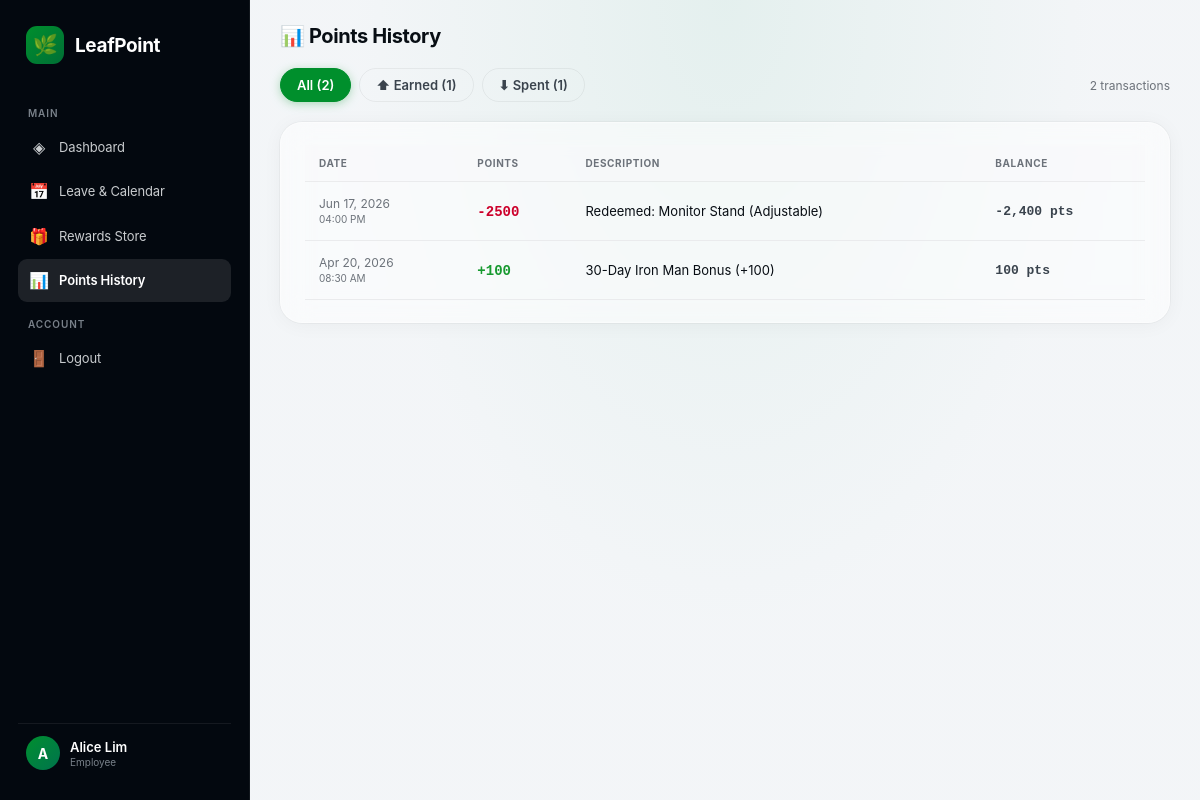
The page /Employee/points_history.php (signed in) on the database its author committed.
### tables this page shows
CREATE TABLE `point_transactions` (
    `id` INT AUTO_INCREMENT PRIMARY KEY,
    `user_id` INT NOT NULL,
    `amount` INT NOT NULL,
    `description` VARCHAR(255) NOT NULL,
    `created_at` TIMESTAMP DEFAULT CURRENT_TIMESTAMP,
    FOREIGN KEY (`user_id`) REFERENCES `users`(`id`) ON DELETE CASCADE
);

### Employee/points_history.php (the view, shortened to what this page needs)
<?php
require_once '../db.php';
$user_id = $_SESSION['user_id'];
$filter = $_GET['filter'] ?? 'all';
$sql = "SELECT * FROM point_transactions WHERE user_id = ?";
$params = [$user_id];
$sql .= " ORDER BY created_at DESC";
$stmt = $pdo->prepare($sql);
$stmt->execute($params);
$transactions = $stmt->fetchAll();
$balance = 0;
$running = [];
foreach (array_reverse($transactions) as $t) {
    $balance += $t['amount'];
    $running[$t['id']] = $balance;
}
$earned_count = 0;
$spent_count = 0;
foreach ($transactions as $t) {
    if ($t['amount'] > 0) $earned_count++;
    else $spent_count++;
}
?>
<!doctype html>
<html lang="en">
<head>
</head>
<body>
  <div class="app">
    <?php include 'employee_sidebar.php'; ?>
    <main class="main">
      <div class="main-inner">
        <header class="topbar">
          <span class="title">📊 Points History</span>
        </header>
        <div class="filter-row">
          <a href="?filter=all" class="filter-chip <?= $filter === 'all' ? 'active' : '' ?>">All (<?= $earned_count + $spent_count ?>)</a>
          <a href="?filter=earned" class="filter-chip <?= $filter === 'earned' ? 'active' : '' ?>">⬆ Earned (<?= $earned_count ?>)</a>
          <a href="?filter=spent" class="filter-chip <?= $filter === 'spent' ? 'active' : '' ?>">⬇ Spent (<?= $spent_count ?>)</a>
          <span style="margin-left:auto;font-size:12px;color:var(--muted);"><?= count($transactions) ?> transaction<?= count($transactions) !== 1 ? 's' : '' ?></span>
        </div>
        <div class="card">
          <?php if (count($transactions) > 0): ?>
          <div class="table-wrap">
            <table>
              <thead>
                <tr>
                  <th>Date</th>
                  <th>Points</th>
                  <th>Description</th>
                  <th>Balance</th>
                </tr>
              </thead>
              <tbody>
                <?php foreach ($transactions as $t): ?>
                <tr>
                  <td class="date-col"><?= date('M d, Y', strtotime($t['created_at'])) ?><br><span style="font-size:10px;"><?= date('h:i A', strtotime($t['created_at'])) ?></span></td>
                  <td>
                    <span class="amount <?= $t['amount'] >= 0 ? 'positive' : 'negative' ?>">
                      <?= $t['amount'] >= 0 ? '+' : '' ?><?= $t['amount'] ?>
                    </span>
                  </td>
                  <td class="desc"><?= htmlspecialchars($t['description']) ?></td>
                  <td class="balance-col"><?= number_format($running[$t['id']]) ?> pts</td>
                </tr>
                <?php endforeach; ?>
              </tbody>
            </table>
          </div>
          <?php endif; ?>
        </div>
      </div>
    </main>
  </div>
</body>
</html>

### Employee/points_history.php (style rules this page uses)
:root { --bg-deep: oklch(96% 0.006 235); --bg-gradient: radial-gradient(ellipse at 50% 0%, oklch(92% 0.03 170 / 0.35), oklch(97% 0.004 245) 55%); --surface-glass: rgba(255, 255, 255, 0.52); --surface-glass-hover: rgba(255, 255, 255, 0.72); --surface-solid: #ffffff; --fg: oklch(16% 0.016 252); --fg-secondary: oklch(38% 0.02 250); --muted: oklch(55% 0.014 250); --border-glass: rgba(255, 255, 255, 0.38); --border-subtle: rgba(0, 0, 0, 0.055); --accent: oklch(56% 0.18 148); --accent-soft: oklch(72% 0.13 148); --accent-glow: oklch(62% 0.2 148 / 0.4); --gold: oklch(70% 0.18 82); --green-status: oklch(60% 0.18 145); --red-status: oklch(53% 0.22 22); --sidebar-bg: oklch(13% 0.02 252); --sidebar-fg: oklch(84% 0.006 250); --sidebar-muted: oklch(60% 0.016 250); --radius-sm: 10px; --radius-md: 16px; --radius-lg: 22px; --shadow-card: 0 2px 20px rgba(0,0,0,0.045), 0 0 0 1px rgba(0,0,0,0.035); --shadow-card-hover: 0 8px 38px rgba(0,0,0,0.08), 0 0 0 1px rgba(0,0,0,0.05); --font-display: -apple-system, BlinkMacSystemFont, 'SF Pro Display', system-ui, sans-serif; --font-body: -apple-system, BlinkMacSystemFont, 'SF Pro Text', system-ui, sans-serif; --font-mono: 'SF Mono', ui-monospace, 'JetBrains Mono', Menlo, monospace; }
* { box-sizing: border-box; margin: 0; padding: 0; }
html, body { width: 100%; height: 100%; font-family: var(--font-body); color: var(--fg); background: var(--bg-deep); -webkit-font-smoothing: antialiased; overflow: hidden; }
.app { display: flex; height: 100vh; width: 100%; }
.main { flex: 1; overflow-y: auto; overflow-x: hidden; background: var(--bg-gradient); display: flex; flex-direction: column; }
.main-inner { padding: 24px 30px 36px; display: flex; flex-direction: column; gap: 20px; max-width: 1000px; width: 100%; }
.topbar { display: flex; align-items: center; justify-content: space-between; gap: 12px; flex-wrap: wrap; }
.topbar .title { font-family: var(--font-display); font-size: 20px; font-weight: 700; letter-spacing: -0.02em; }
.card { background: var(--surface-glass); backdrop-filter: blur(14px); -webkit-backdrop-filter: blur(14px); border: 1px solid var(--border-glass); border-radius: var(--radius-lg); box-shadow: var(--shadow-card); padding: 22px 24px; display: flex; flex-direction: column; gap: 14px; }
.filter-row { display: flex; gap: 8px; flex-wrap: wrap; align-items: center; }
.filter-chip { padding: 8px 16px; border-radius: 999px; border: 1.5px solid var(--border-subtle); background: transparent; color: var(--fg-secondary); font-size: 13px; font-weight: 600; cursor: pointer; transition: all 0.2s; font-family: var(--font-body); text-decoration: none; }
.filter-chip.active { background: var(--accent); color: #fff; border-color: var(--accent); box-shadow: 0 2px 10px oklch(56% 0.19 148 / 0.3); }
.table-wrap { overflow-x: auto; -webkit-overflow-scrolling: touch; }
table { width: 100%; border-collapse: collapse; font-size: 13px; }
table thead th { text-align: left; padding: 12px 14px; font-size: 10px; text-transform: uppercase; letter-spacing: 0.06em; color: var(--muted); font-weight: 700; border-bottom: 1px solid var(--border-subtle); white-space: nowrap; background: oklch(98% 0.002 250 / 0.4); }
table tbody td { padding: 14px; border-bottom: 1px solid oklch(94% 0.003 250); white-space: nowrap; }
table tbody tr { transition: background 0.15s; }
.amount { font-family: var(--font-mono); font-weight: 700; font-size: 14px; }
.amount.positive { color: var(--green-status); }
.amount.negative { color: var(--red-status); }
.balance-col { font-family: var(--font-mono); font-weight: 600; font-size: 13px; color: var(--fg-secondary); }
.desc { font-size: 13px; color: var(--fg); }
.date-col { font-size: 12px; color: var(--muted); }

### rows shown on the page
point_transactions: created_at "Jun 17, 2026", created_at "04:00 PM", amount "-2500", description "Redeemed: Monitor Stand (Adjustable)", id "-2,400"
point_transactions: created_at "Apr 20, 2026", created_at "08:30 AM", amount "100", description "30-Day Iron Man Bonus (+100)", id "100"

### other values the page prints
$item['icon'] "◈"
$item['label'] "Dashboard"
$item['icon'] "📅"
$item['label'] "Leave & Calendar"
$item['icon'] "🎁"
$item['label'] "Rewards Store"
$item['icon'] "📊"
$item['label'] "Points History"
substr($_SESSION['name'], 0, 1) "A"
$_SESSION['name'] "Alice Lim"
$earned_count + $spent_count "2"
$earned_count "1"
$spent_count "1"
count($transactions) "2"
